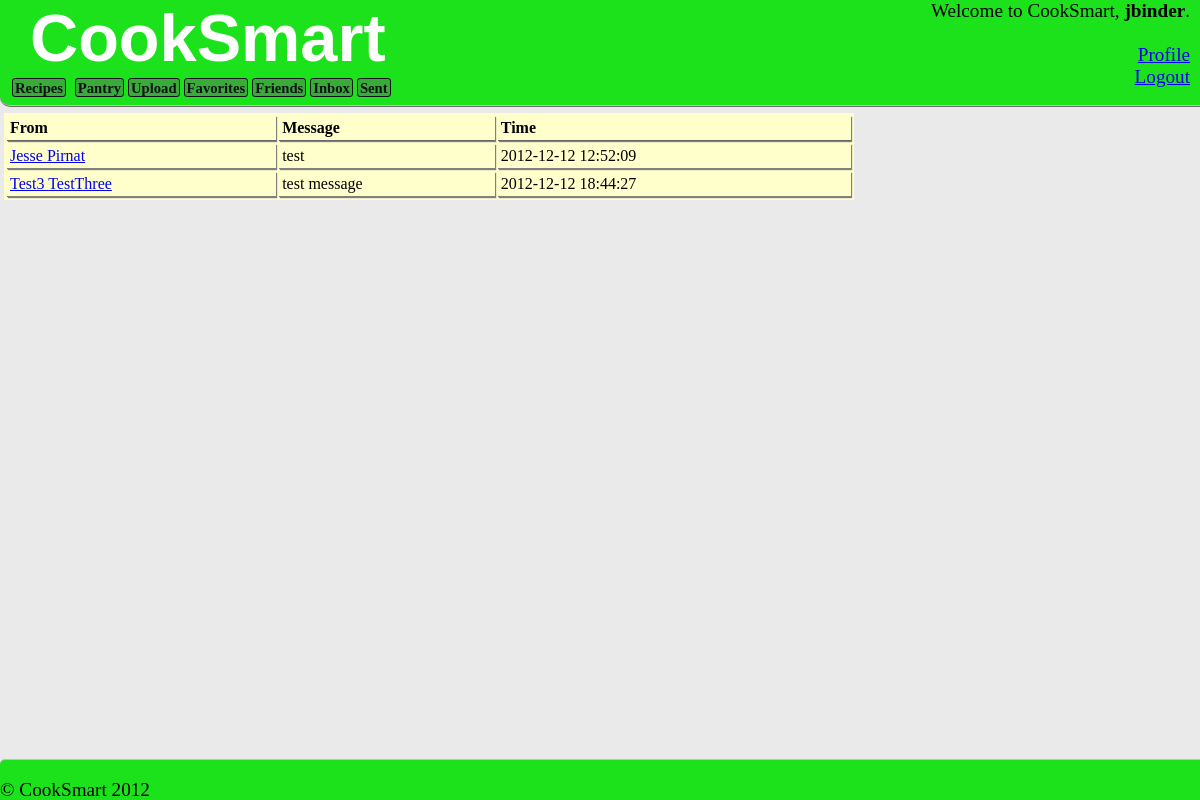
The app's page /sent.php (signed in) with its own data.
### tables this page shows
CREATE TABLE IF NOT EXISTS `messages` (
  `message_id` int(11) NOT NULL auto_increment,
  `from_user_id` int(11) NOT NULL,
  `to_user_id` int(11) NOT NULL,
  `message_text` text NOT NULL,
  `message_time` datetime NOT NULL,
  PRIMARY KEY  (`message_id`),
  KEY `from_user_id` (`from_user_id`),
  KEY `to_user_id` (`to_user_id`)
);

CREATE TABLE IF NOT EXISTS `users` (
  `user_id` int(11) NOT NULL auto_increment,
  `first_name` varchar(255) NOT NULL,
  `last_name` varchar(255) NOT NULL,
  `email` varchar(255) NOT NULL,
  `password` varchar(255) NOT NULL,
  `creation_datetime` datetime NOT NULL,
  `modified_datetime` datetime NOT NULL,
  `username` varchar(15) NOT NULL,
  PRIMARY KEY  (`user_id`)
);

### sent.php (the view, shortened to what this page needs)
<?php
	include_once "header.php";
?>
<?php
	if (!isset($_SESSION["is_logged_in"]))
	{
		echo "<p>You must be logged in to view this page.</p>";
	}
	else
	{
		$user_id = $_SESSION["user_id"];
		$link = mysql_connect($dbhost, $dbuser, $dbpass);
		$sql = "SELECT m.message_id, m.to_user_id, m.message_text, m.message_time, u.first_name, u.last_name FROM messages as m INNER JOIN users as u ON m.to_user_id=u.user_id WHERE m.from_user_id=$user_id;";
		$result = mysql_query($sql, $link);
		?>
		<table class="msg" id="sent" border="0" width="100%" cellpadding="3" cellspacing="3">
				<tr class="msg_toprow">
					<td class="msg_topcell">From</td>
					<td class="msg_topcell">Message</td>
					<td class="msg_topcell">Time</td>
				</tr>
		<?
		while ($row = mysql_fetch_array($result, MYSQL_ASSOC))
		{
			$to_user_id = $row["to_user_id"];
			$to_first_name = stripslashes($row["first_name"]);
			$to_last_name = stripslashes($row["last_name"]);
			$message_text = stripslashes($row["message_text"]);
			$message_time = $row["message_time"];
			echo "<tr class=\"msg_row\">\n";
			echo "<td class=\"msg_cell\"><a href=\"user.php?id=$to_user_id\">$to_first_name $to_last_name</a></td>\n";
			echo "<td class=\"msg_cell\">$message_text</td>\n";
			echo "<td class=\"msg_cell\">$message_time</td></tr>";
		}
		echo "</table>";
	}
?>
<?php
	include_once "footer.php";
?>

### main.css (style rules this page uses)
body { width: 850px; padding: 105px 0px 40px 0px; margin-left: 4px; margin-right: 0px; font-family: FranklinGothicFSCdRegular; font-size: 1.2em; font-weight: 500; background-color: #eaeaea; }
table.msg { background-color:#FFFFCC; }
td.msg_cell { border-bottom: 1px grey groove; box-shadow: 1px 1px 1px grey; }
td.msg_topcell { border-bottom: 1px #676767 groove; box-shadow: 1px 1px 1px grey; font-weight: bold; margin-bottom: 1px; }

### records on screen
messages: users.first_name "Jesse", users.last_name "Pirnat", message_text "test", message_time "2012-12-12 12:52:09"
messages: users.first_name "Test3", users.last_name "TestThree", message_text "test message", message_time "2012-12-12 18:44:27"

### other values on screen
$_SESSION["username"] "jbinder"
